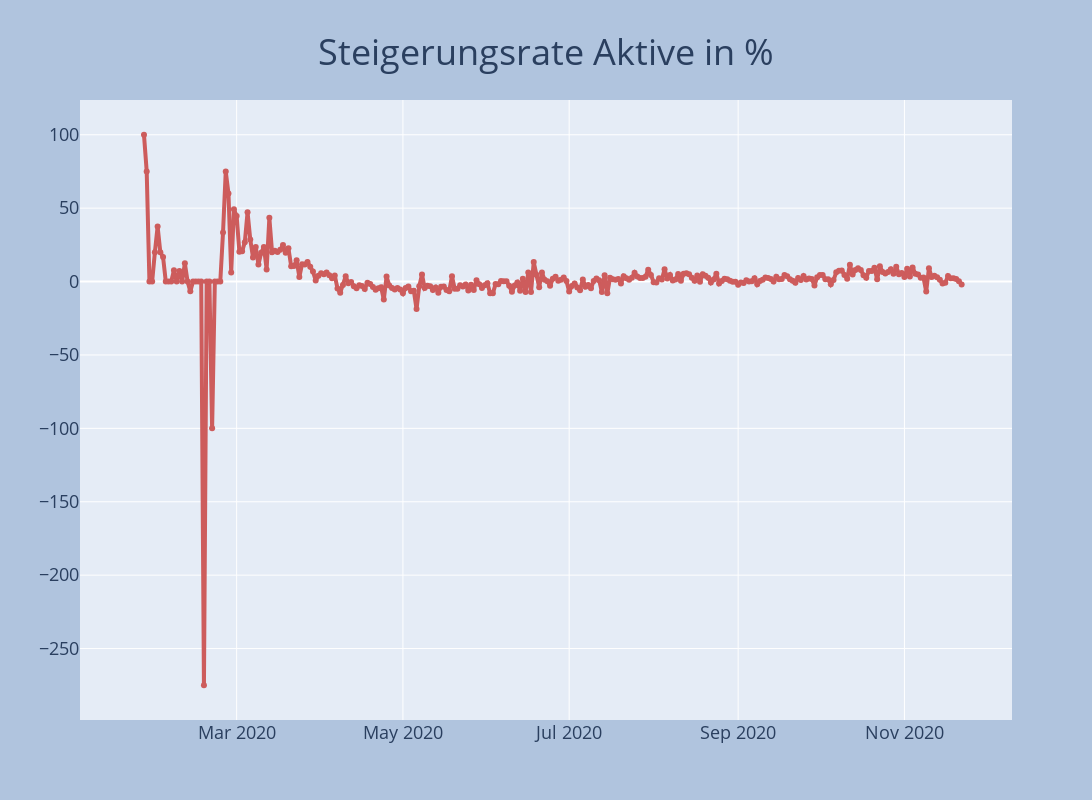

Source (notebook cell):
### Code cell
fig = go.Figure()
fig.add_trace(go.Scatter(x=df.datum, y=df.proz_steig_aktiv,mode='lines+markers',line=dict(color='indianred', width=4)))
fig = plot_layout(fig, 'Steigerungsrate Aktive in %')
fig.show()

### Figure 1 — Plotly figure (JSON) as saved in the notebook; plotly's stock layout.template omitted (floating-point values rounded to 4 significant figures; data arrays with more than 128 entries replaced by an {"elided": "..."} marker saying what was removed)
{"data": [{"line": {"color": "indianred", "width": 4}, "mode": "lines+markers", "type": "scatter", "x": {"elided": "306 str values"}, "y": {"elided": "306 float values"}}], "layout": {"autosize": false, "height": 800, "hovermode": "x", "legend": {"bgcolor": "lightgray", "font": {"color": "black", "size": 18}, "x": 0.05, "y": 0.95}, "paper_bgcolor": "LightSteelBlue", "title": {"font": {"size": 36}, "text": "Steigerungsrate Aktive in %", "x": 0.5, "xanchor": "center", "y": 0.95}, "width": 1600, "xaxis": {"tickfont": {"size": 18}}, "yaxis": {"tickfont": {"size": 18}}}}
